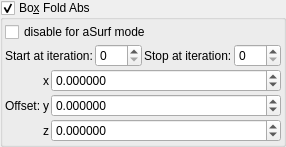
    <widget class="MyGroupBox" name="groupCheck_transf_function_enabledBy_false">
     <property name="toolTip">
      <string/>
     </property>
     <property name="title">
      <string>Bo&amp;x Fold Abs</string>
     </property>
     <property name="checkable">
      <bool>true</bool>
     </property>
     <layout class="QVBoxLayout" name="verticalLayout_38" stretch="0,0,0">
      <property name="spacing">
       <number>2</number>
      </property>
      <property name="leftMargin">
       <number>2</number>
      </property>
      <property name="topMargin">
       <number>2</number>
      </property>
      <property name="rightMargin">
       <number>2</number>
      </property>
      <property name="bottomMargin">
       <number>2</number>
      </property>
      <item>
       <widget class="MyCheckBox" name="checkBox_transf_function_enabledBy">
        <property name="text">
         <string notr="true">disable for aSurf mode</string>
        </property>
       </widget>
      </item>
      <item>
       <layout class="QGridLayout" name="gridLayout_78">
        <property name="spacing">
         <number>2</number>
        </property>
        <item row="0" column="0">
         <widget class="QLabel" name="label_68">
          <property name="text">
           <string>Start at iteration:</string>
          </property>
         </widget>
        </item>
        <item row="0" column="1">
         <widget class="MySpinBox" name="spinboxInt_transf_start_iterations_E">
          <property name="sizePolicy">
           <sizepolicy hsizetype="Minimum" vsizetype="Maximum">
            <horstretch>0</horstretch>
            <verstretch>0</verstretch>
           </sizepolicy>
          </property>
          <property name="minimum">
           <number>0</number>
          </property>
          <property name="maximum">
           <number>999</number>
          </property>
          <property name="value">
           <number>0</number>
          </property>
         </widget>
        </item>
        <item row="0" column="2">
         <widget class="QLabel" name="label_50">
          <property name="text">
           <string>Stop at iteration:</string>
          </property>
         </widget>
        </item>
        <item row="0" column="3">
         <widget class="MySpinBox" name="spinboxInt_transf_stop_iterations_E">
          <property name="sizePolicy">
           <sizepolicy hsizetype="Minimum" vsizetype="Maximum">
            <horstretch>0</horstretch>
            <verstretch>0</verstretch>
           </sizepolicy>
          </property>
          <property name="maximum">
           <number>999</number>
          </property>
         </widget>
        </item>
       </layout>
      </item>
      <item>
       <layout class="QGridLayout" name="gridLayout_37" columnstretch="0,0,1">
        <property name="spacing">
         <number>2</number>
        </property>
        <item row="4" column="2">
         <widget class="MyDoubleSpinBox" name="spinbox3_transf_addition_constant_111_z">
          <property name="sizePolicy">
           <sizepolicy hsizetype="Minimum" vsizetype="Maximum">
            <horstretch>0</horstretch>
            <verstretch>0</verstretch>
           </sizepolicy>
          </property>
          <property name="decimals">
           <number>6</number>
          </property>
          <property name="minimum">
           <double>-99.989999999999995</double>
          </property>
          <property name="maximum">
           <double>99.989999999999995</double>
          </property>
          <property name="singleStep">
           <double>0.100000000000000</double>
          </property>
         </widget>
        </item>
        <item row="3" column="2">
         <widget class="MyDoubleSpinBox" name="spinbox3_transf_addition_constant_111_y">
          <property name="sizePolicy">
           <sizepolicy hsizetype="Minimum" vsizetype="Maximum">
            <horstretch>0</horstretch>
            <verstretch>0</verstretch>
           </sizepolicy>
          </property>
          <property name="decimals">
           <number>6</number>
          </property>
          <property name="minimum">
           <double>-99.989999999999995</double>
          </property>
          <property name="maximum">
           <double>99.989999999999995</double>
          </property>
          <property name="singleStep">
           <double>0.100000000000000</double>
          </property>
         </widget>
        </item>
        <item row="2" column="2">
         <widget class="MyDoubleSpinBox" name="spinbox3_transf_addition_constant_111_x">
          <property name="sizePolicy">
           <sizepolicy hsizetype="Minimum" vsizetype="Maximum">
            <horstretch>0</horstretch>
            <verstretch>0</verstretch>
           </sizepolicy>
          </property>
          <property name="prefix">
           <string/>
          </property>
          <property name="decimals">
           <number>6</number>
          </property>
          <property name="minimum">
           <double>-99.989999999999995</double>
          </property>
          <property name="singleStep">
           <double>0.100000000000000</double>
          </property>
         </widget>
        </item>
        <item row="3" column="0">
         <widget class="QLabel" name="label_258">
          <property name="text">
           <string>Offset:</string>
          </property>
         </widget>
        </item>
        <item row="3" column="1">
         <widget class="QLabel" name="label_135">
          <property name="text">
           <string notr="true">y</string>
          </property>
         </widget>
        </item>
        <item row="2" column="1">
         <widget class="QLabel" name="label_134">
          <property name="text">
           <string notr="true">x</string>
          </property>
         </widget>
        </item>
        <item row="4" column="1">
         <widget class="QLabel" name="label_132">
          <property name="text">
           <string notr="true">z</string>
          </property>
         </widget>
        </item>
       </layout>
      </item>
     </layout>
    </widget>
